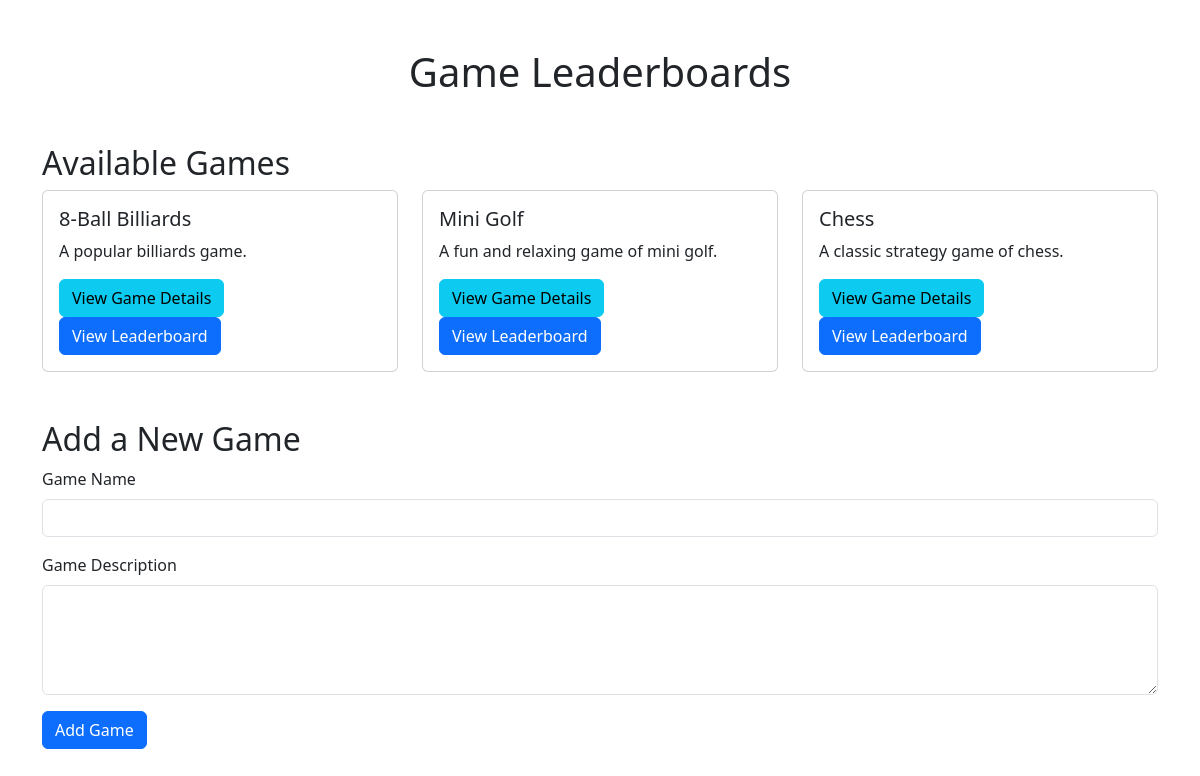
Before: / with the older database file.
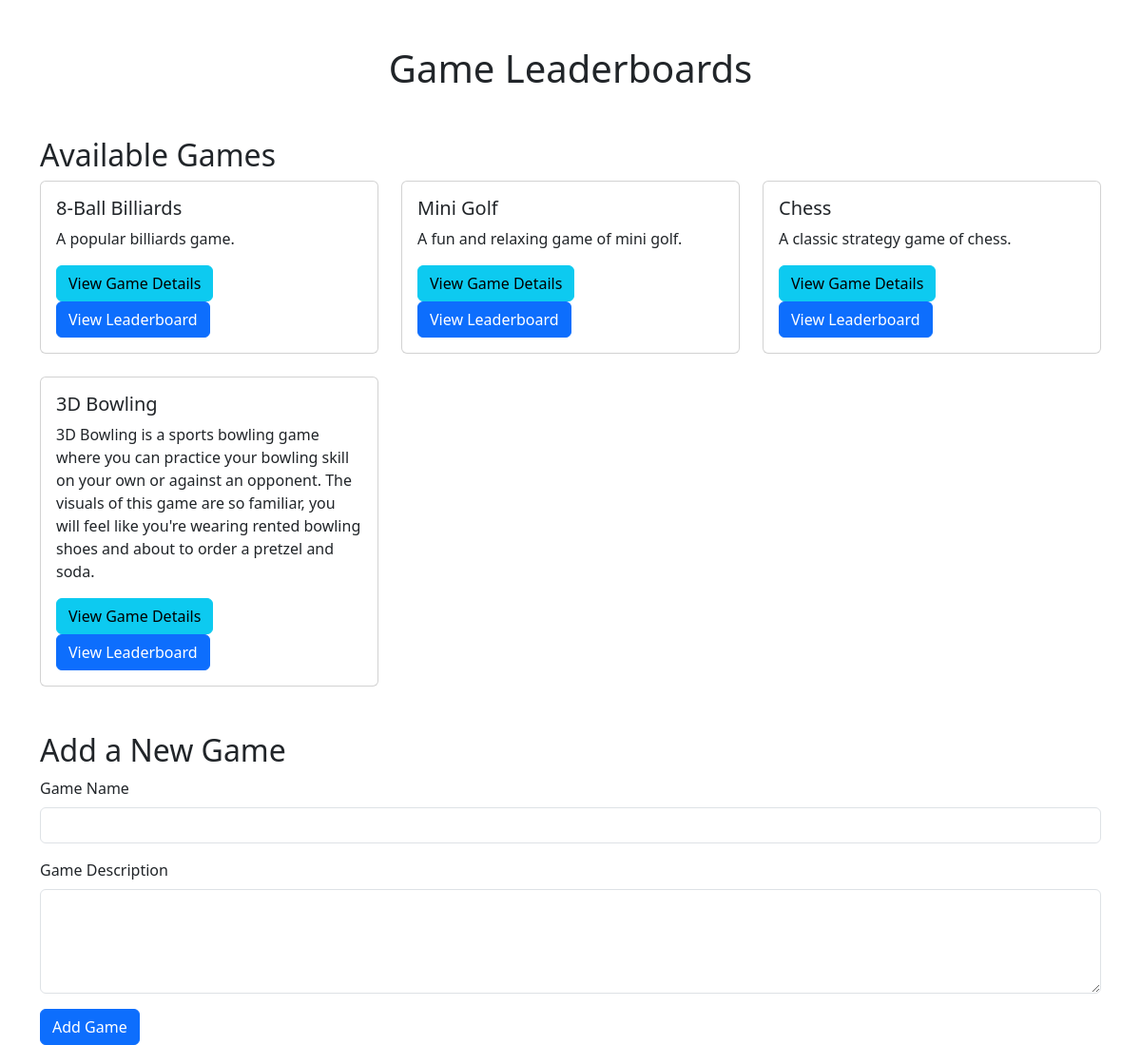
After: the same page with the newer database file.
### tables this page shows
CREATE TABLE games (
    game_id INTEGER PRIMARY KEY AUTOINCREMENT,
    game_name TEXT NOT NULL,
    description TEXT
);

### app.py (the view)
@app.route('/', methods=['GET', 'POST'])
def home():
    games = get_all_games()  # Fetch all games from the database
    return render_template('index.html', games=games)

### app.py (called while the page is built)
def get_all_games():
    conn = sqlite3.connect('MSD-P01-LeaderBoard.sqlite')
    cursor = conn.cursor()
    cursor.execute("SELECT game_id, game_name, description FROM games")
    games = cursor.fetchall()
    conn.close()
    return games

### templates/index.html (shortened to what this page needs)
<!DOCTYPE html>
<html lang="en">
<head>
  <link href="https://cdn.jsdelivr.net/npm/bootstrap@5.3.0-alpha1/dist/css/bootstrap.min.css" rel="stylesheet">
</head>
<body>
  <div class="container mt-5">
    <h1 class="text-center mb-4">Game Leaderboards</h1>
    <h2 class="mt-5">Available Games</h2>
    <div class="row row-cols-1 row-cols-md-2 row-cols-lg-3 g-4">
      {% for game in games %}
      <div class="col">
        <div class="card">
          <div class="card-body">
            <h5 class="card-title">{{ game[1] }}</h5>
            <p class="card-text">{{ game[2] }}</p>
            <a href="/game/{{ game[0] }}" class="btn btn-info">View Game Details</a>
            <a href="/leaderboard/{{ game[1] }}" class="btn btn-primary">View Leaderboard</a>
          </div>
        </div>
      </div>
      {% endfor %}
    </div>
      <h2 class="mt-5">Add a New Game</h2>
    <form action="/add_game" method="POST">
      <div class="mb-3">
        <label for="game_name" class="form-label">Game Name</label>
        <input type="text" class="form-control" id="game_name" name="game_name" required>
      </div>
      <div class="mb-3">
        <label for="description" class="form-label">Game Description</label>
        <textarea class="form-control" id="description" name="description" rows="4" required></textarea>
      </div>
      <button type="submit" class="btn btn-primary">Add Game</button>
    </form>
  </div>
</body>
</html>

Changed rows visible on the page:
added games: game_name "3D Bowling", description "3D Bowling is a sports bowling game where you can practice your bowling skill on your own or against an opponent. The visuals of this game are so familiar, you will feel like you're wearing rented bowling shoes and about to order a pretzel and soda."
